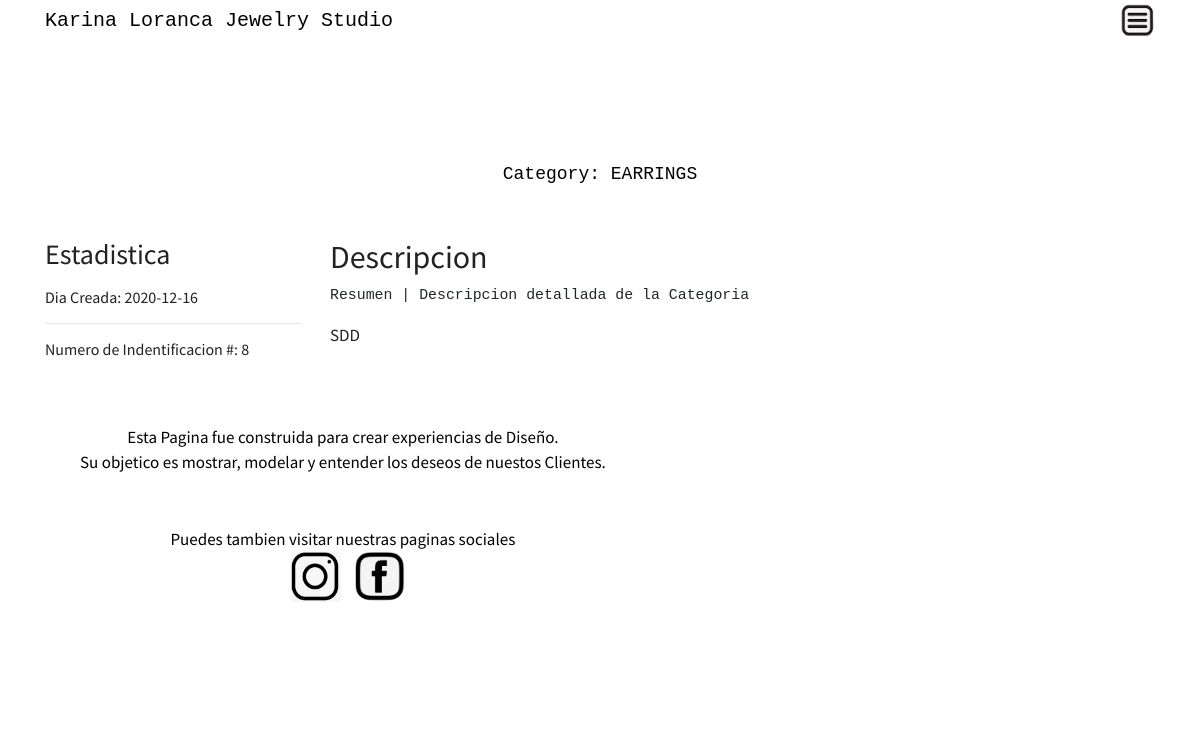
The page /category/8 on the database its author committed.
### kl_designs/models.py (models this page shows, shortened)
class Category(db.Model):
    __table_args__ = {'extend_existing': True}
    id = db.Column(db.Integer, primary_key=True)
    category_name = db.Column(db.String(100), nullable=False)
    description = db.Column(db.String(100), nullable=False)
    image_file = db.Column(db.String(20), nullable=False, default='default.jpg')
    date_posted = db.Column(db.DateTime, nullable=False, default=datetime.utcnow)
    products = db.relationship('Product', backref='line', lazy=True)

### kl_designs/views/main/routes_main.py (the view)
@main.route("/category/<category_name>")
def product_category(category_name):
    category = Category.query.filter_by(category_name=category_name).first_or_404()
    products = Product.query.filter_by(line=category)
    return render_template('product/products.html', category=category,
                           products=products)

### kl_designs/views/categories/routes_categories.py (called while the page is built)
@categories.route("/category/<int:id>")
def category(id):
        category = Category.query.get_or_404(id)
        image_category = db.session.query(Category.image_file)
        return render_template('category/category_details.html', category=category, image_category=image_category)

### kl_designs/templates/category/category_details.html (shortened to what this page needs)
{% extends "main/layout.html" %}
{% block additional_css %}
<link rel="stylesheet" type="text/css" href="{{ url_for('static', filename='uxdes4.css') }}"/>
{% endblock %}
{% block main_content %}
        <div class="hero">
            <div class="sub-hero">
                Category:
                {{ category.category_name }}
            </div>
        </div>
        <div class="project-list container">
            <div class="row">
                <div class="col-sm-3 nav-sidebar-section">
                    <h3>Estadistica</h3>
                     <h6> Dia Creada: {{ category.date_posted.strftime('%Y-%m-%d') }}</h6>
                     <hr>
                    <h6> Numero de Indentificacion #: {{ category.id }} </h6>
                </div>
                <div class="col-sm-7">
                    <h2>Descripcion</h2>
                    <pre>Resumen | Descripcion detallada de la Categoria</pre>
                    <p class="summary">
                       {{ category.description }}
                    </p>
{% endblock main_content %}

### kl_designs/static/uxdes4.css (style rules this page uses)
.hero { background-color: white; color: black; font-size: 18px; font-family: Consolas, "andale mono", "lucida console", monospace; padding: 50px 0px; text-align: center; }
.hero .sub-hero { margin-top: 70px; }

### rows shown on the page
Category: category_name "EARRINGS", date_posted "2020-12-16", id "8", description "SDD"
